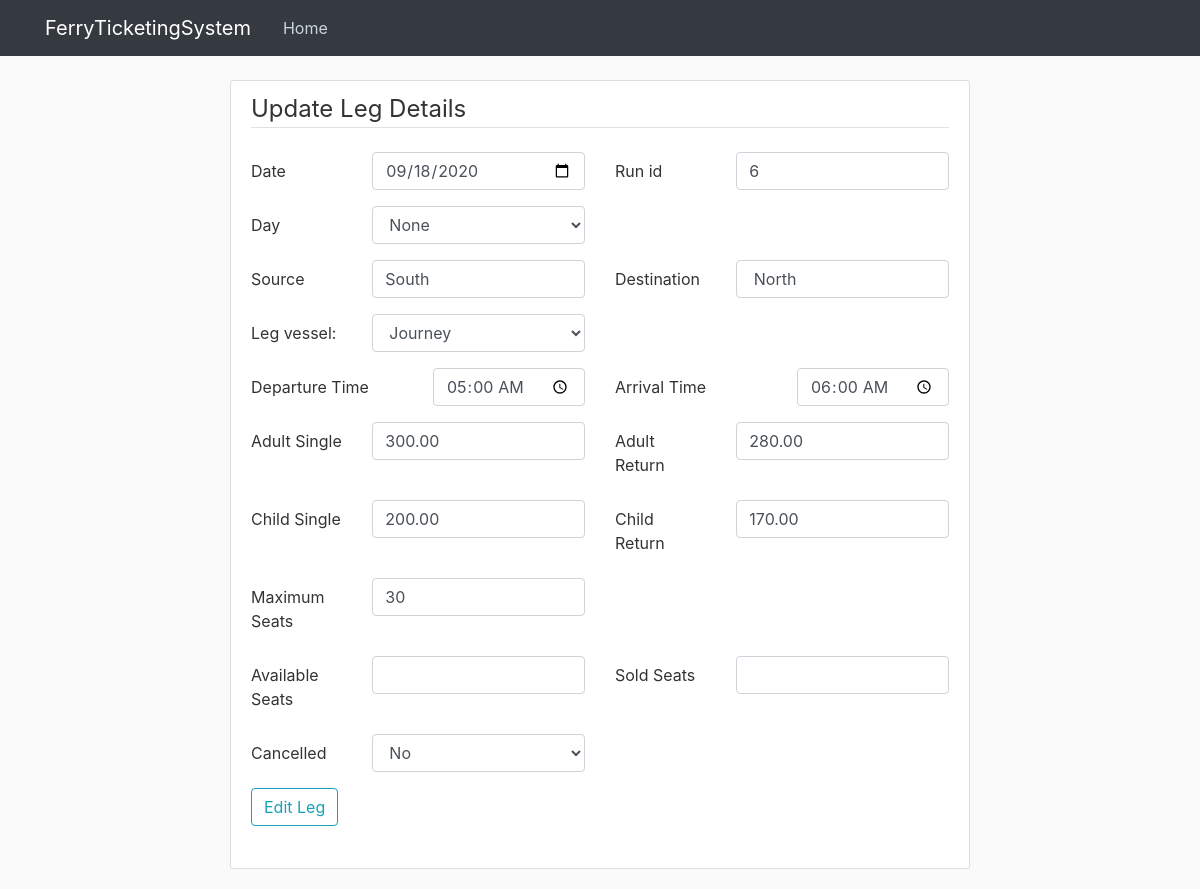
Page /edit_leg/38 on the committed database.
### leg/models.py (models this page shows)
class Leg(models.Model):
    date = models.DateField()
    day = models.CharField(max_length=20, null=True)
    run_id = models.PositiveSmallIntegerField()
    source = models.CharField(max_length=20, null=True)
    destination = models.CharField(max_length=20, null=True)
    vessel_name = models.CharField(max_length=20, null=True)
    departure_time = models.TimeField(null=True)
    arrival_time = models.TimeField(null=True)
    PASS = models.DecimalField(null=True, max_digits=10, decimal_places=2)
    PARS = models.DecimalField(null=True, max_digits=10, decimal_places=2)
    PCSS = models.DecimalField(null=True, max_digits=10, decimal_places=2)
    PCRS = models.DecimalField(null=True, max_digits=10, decimal_places=2)
    max_seats = models.PositiveIntegerField(null=True)
    sold_seats = models.PositiveIntegerField(null=True)
    available_seats = models.PositiveIntegerField(null=True)
    cancelled_status =models.BooleanField(default=False,null=True)

### leg/views.py (the view)
# urls.py: path('edit_leg/<int:id>',edit_leg),
def edit_leg(request,id):
    leg = Leg.objects.get(id=id)
    vessels=Vessel.objects.all()
    if request.method == "POST":
        form = LegForm(request.POST, instance = leg)
        print(form)
        if form.is_valid():
            form.save()
            return redirect("leg_dashboard")
    else:
        print(leg.date)
        print(leg.arrival_time)
    return render(request,"edit_leg.html",{'leg':leg, 'vessels': vessels})
    print(form.errors)

### vessel/models.py (called while the page is built)
    def __str__(self):
        return self.vessel_name

### templates/edit_leg.html (shortened to what this page needs)
{% extends "base.html" %}
{% load crispy_forms_tags %}
{% block content %}
<div class="content-section col-md-8 container">
    <form method="POST" class="post-form">
    <fieldset class="form-group">
    <legend class="border-bottom mb-4">Update Leg Details</legend>
    <div class="form-group row">
     <label class="col-sm-2 col-form-label">Date</label>
     <div class="col-sm-4">
        <input type="date" class="form-control" name="date" value="{{leg.date | date:'Y-m-d'}}">
     </div>
     <label class="col-sm-2 col-form-label">Run id</label>
     <div class="col-sm-4">
        <input type="text" class="form-control" name="run_id" value="{{leg.run_id}}">
     </div>
      </div>
     <div class="form-group row">
     <label class="col-sm-2 col-form-label">Day</label>
     <div class="col-sm-4">
        <select class="form-control" name="day">
            <option value="{{ leg.day }}">{{ leg.day }}</option>
        </select>
    </div>
    </div>
    <div class="form-group row">
    <label class="col-sm-2 col-form-label">Source</label>
    <div class="col-sm-4">
        <input type="text" class="form-control" name="source" value="{{ leg.source }}">
    </div>
    <label class="col-sm-2 col-form-label">Destination</label>
    <div class="col-sm-4">
        <input type="text" class="form-control" name="destination" value=" {{ leg.destination }} ">
    </div>
    </div>
    <div class="form-group row">
        <label class="col-sm-2 col-form-label">Leg vessel:</label>
        <div class="col-sm-4">
            <select class="form-control" name="vessel_name">
                <option value="{{ leg.vessel_name }}">{{ leg.vessel_name }}</option>
            </select>
        </div>
    </div>
     <div class="form-group row">
     <label class="col-sm-3 col-form-label">Departure Time</label>
     <div class="col-sm-3">
        <input type="time" class="form-control" name="departure_time" value="{{ leg.departure_time |time:'h:i:s'}}">
    </div>
     <label class="col-sm-3 col-form-label">Arrival Time</label>
    <div class="col-sm-3">
        <input type="time" class="form-control" name="arrival_time" value="{{ leg.arrival_time |time:'h:i:s'}}">
    </div>
    </div>
    <div class="form-group row">
        <label class="col-sm-2 col-form-label">Adult Single</label>
        <div class="col-sm-4">
            <input type="number" class="form-control" name="PASS" value="{{ leg.PASS }}">
         </div>
        <label class="col-sm-2 col-form-label">Adult Return</label>
        <div class="col-sm-4">
            <input type="number" class="form-control" name="PARS" value="{{ leg.PARS }}">
        </div>
    </div>
    <div class="form-group row">
        <label class="col-sm-2 col-form-label">Child Single</label>
            <div class="col-sm-4">
                <input type="number" class="form-control" name="PCSS" value="{{ leg.PCSS }}">
            </div>
        <label class="col-sm-2 col-form-label">Child Return</label>
            <div class="col-sm-4">
                <input type="number" class="form-control" name="PCRS" value="{{ leg.PCRS }}">
            </div>
    </div>
    <div class="form-group row">
        <label class="col-sm-2 col-form-label">Maximum Seats</label>
            <div class="col-sm-4">
                <input type="number" class="form-control" name="max_seats" value="{{ leg.max_seats }}">
            </div>
    </div>
    <div class="form-group row">
        <label class="col-sm-2 col-form-label">Available Seats</label>
            <div class="col-sm-4">
                <input type="number" class="form-control" name="available_seats" value="{{ leg.available_seats }}">
            </div>
        <label class="col-sm-2 col-form-label">Sold Seats</label>
            <div class="col-sm-4">
                <input type="number" class="form-control" name="sold_seats" value="{{ leg.sold_seats }}">
            </div>
    </div>
    <div class="form-group row">
        <label class="col-sm-2 col-form-label">Cancelled</label>
        <div class="col-sm-4">
            <select class="form-control" name="cancelled_status">
                {% if leg.cancelled_status == False %}
                <option value={{leg.cancelled_status}}>No</option>
                {% else %}
                <option value={{leg.cancelled_status}}>Yes</option>
                <option value="False">No</option>
                {% endif %}
            </select>
        </div>
    </div>
     <div class="form-group rowcol-sm-4">
     <button type="submit" class="btn btn-outline-info">Edit Leg</button>
      </div>
    </fieldset>
     </div>
   </div>
{% endblock %}

### passenger/static/main.css (style rules this page uses)
body { background: #fafafa; color: #333333; margin-top: 5rem; }
.content-section { background: #ffffff; padding: 10px 20px; border: 1px solid #dddddd; border-radius: 3px; margin-bottom: 20px; }

### rows in the picture
Leg: date "09/18/2020", run_id "6", day "None", source "South", destination "North", vessel_name "Journey", departure_time "05:00:00", arrival_time "06:00:00", PASS "300.00", PARS "280.00", PCSS "200.00", PCRS "170.00", max_seats "30", cancelled_status "No"
